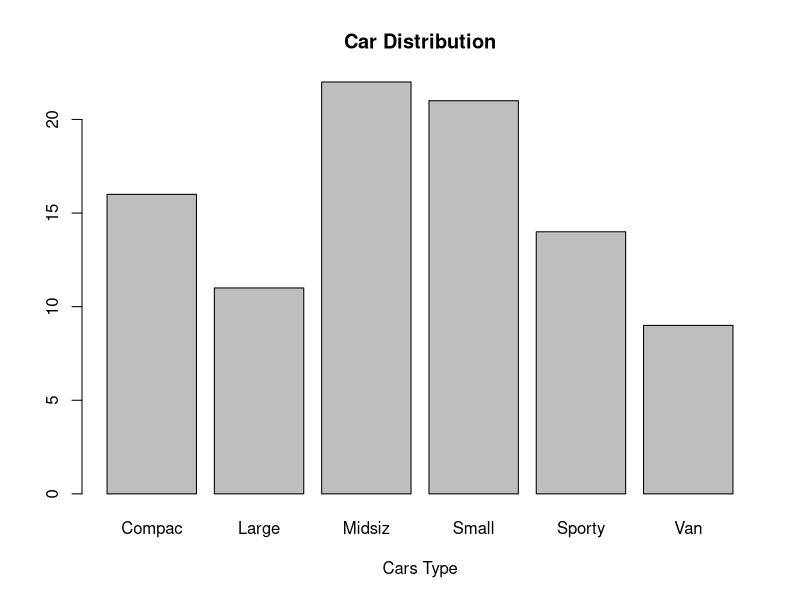
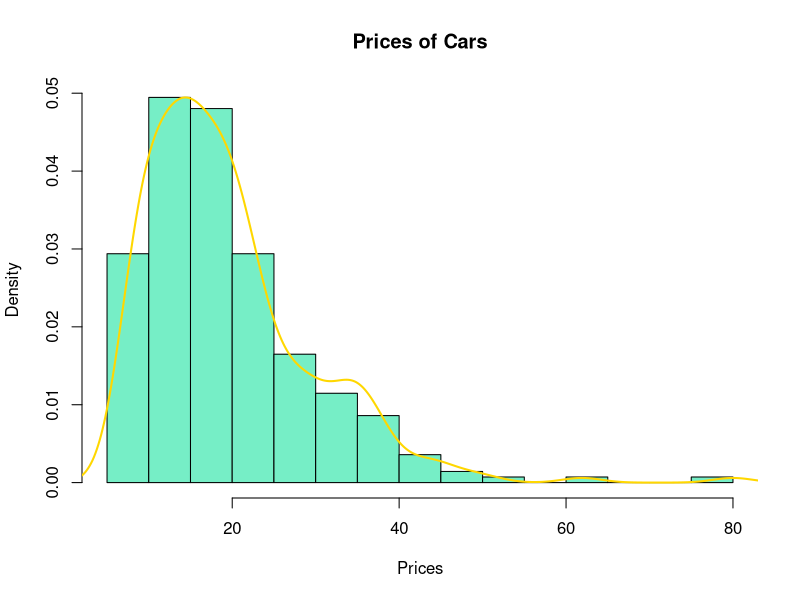
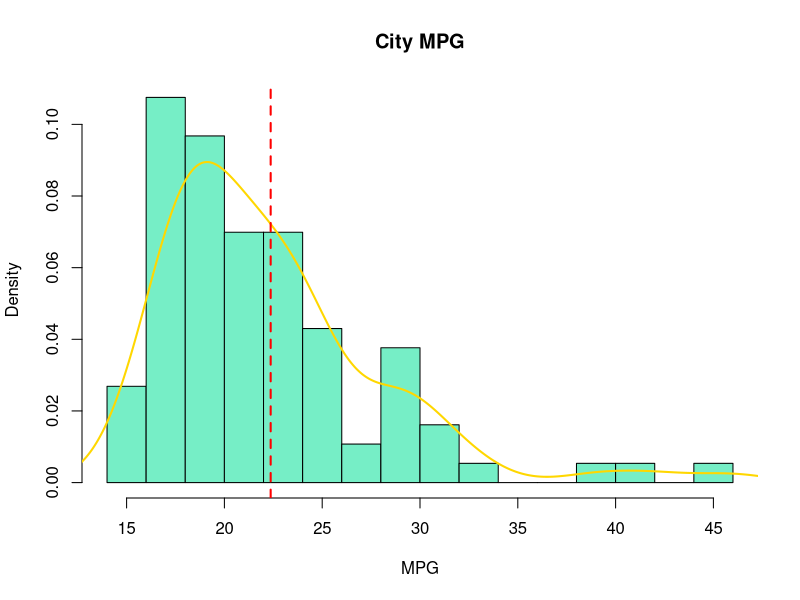
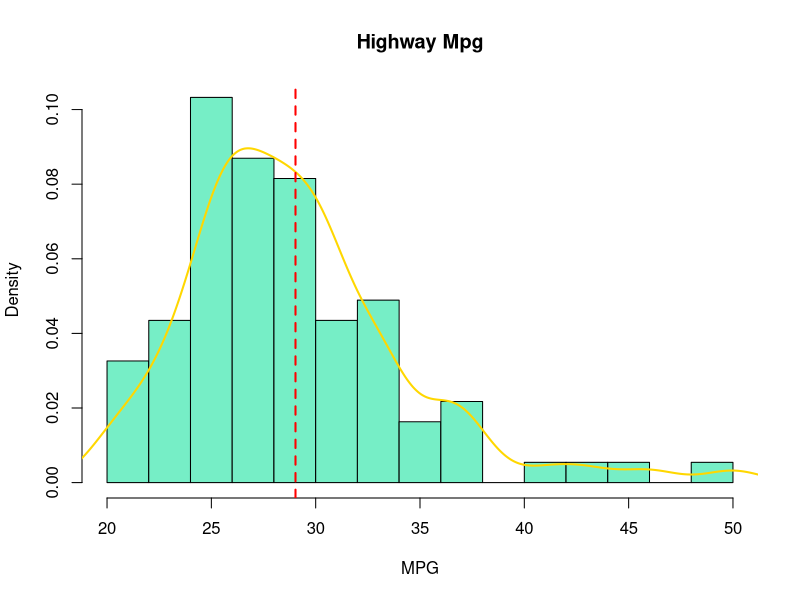
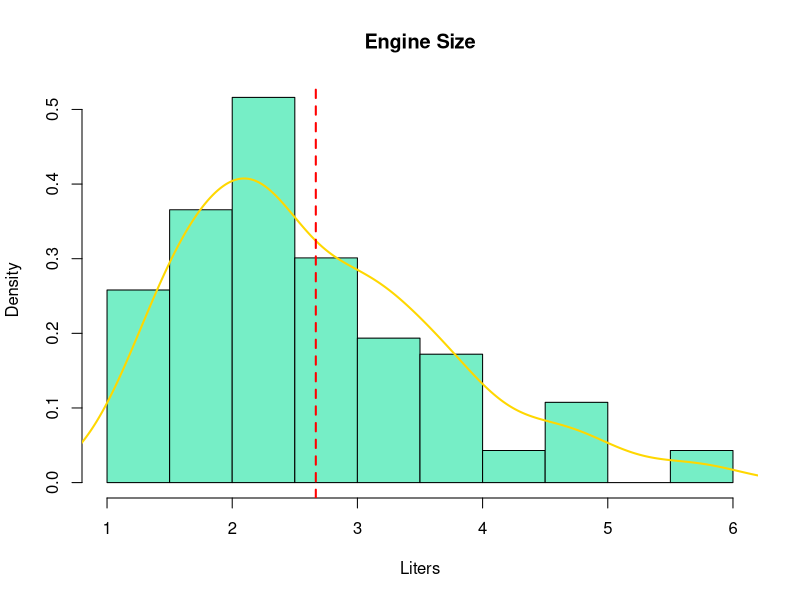
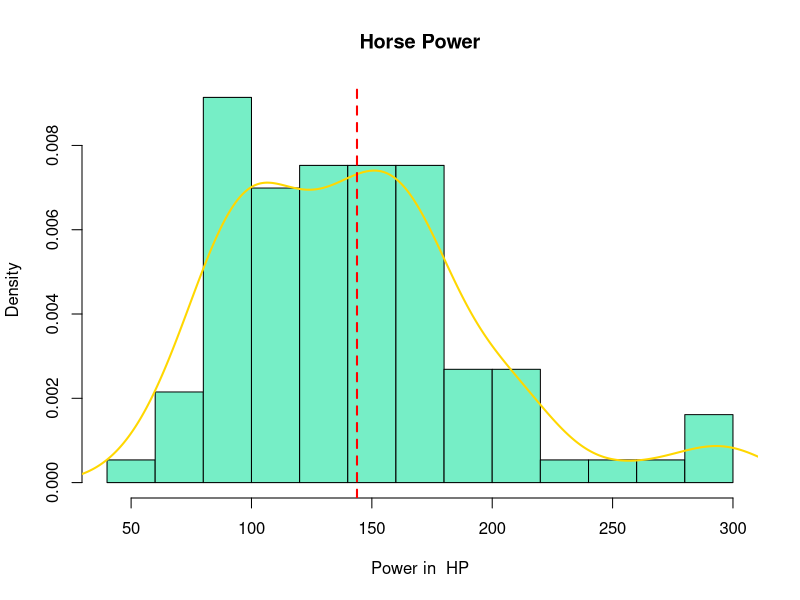
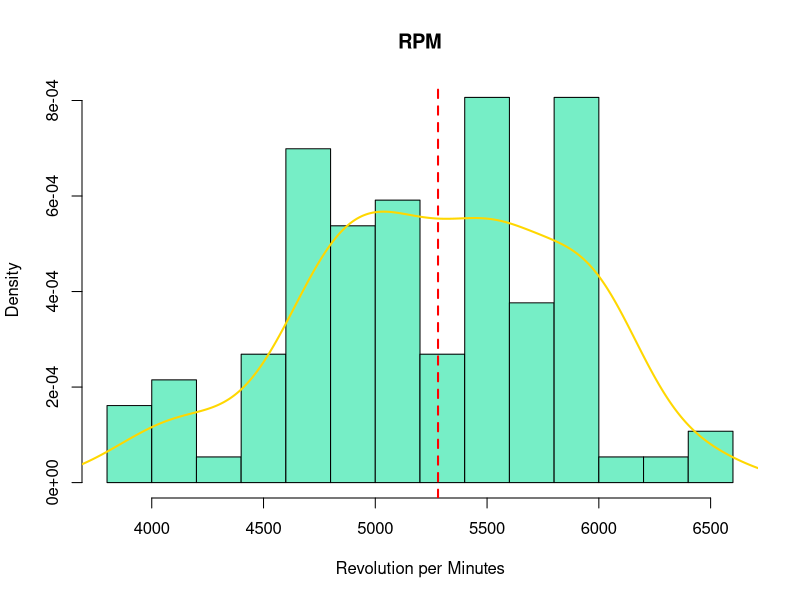
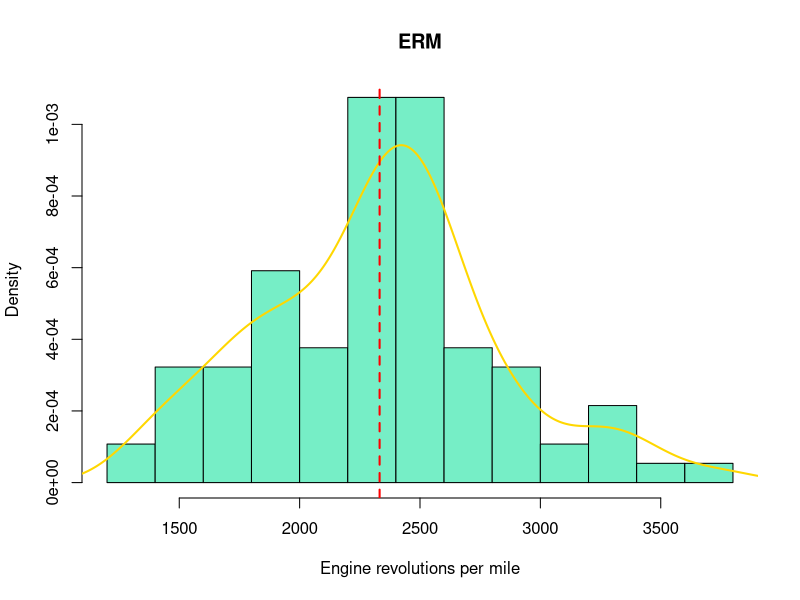

Recreate these plots in R, in order.
#Cars manufacters Barplot 
carsCsv = read.csv("93Cars_values.csv",sep = ';',stringsAsFactors=FALSE, dec=",")
counts <- table(carsCsv$Type)
barplot(counts, main="Car Distribution",xlab="Cars Type")

#Cars Price Density and hist
minimum_prices = carsCsv$MinimumPrice
maximum_prices = carsCsv$MaximumPrice
mid_prices = carsCsv$MidrangePrice
prices <- c(minimum_prices, maximum_prices, mid_prices)
hist(prices,breaks=20,main="Prices of Cars",prob = TRUE, xlab="Prices",col="aquamarine2")
lines(density(prices), # density plot
      lwd = 2, # thickness of line
      col = "gold1")

#City Mpg Density
crValues = carsCsv$CityMPG
hist(crValues,breaks=15,main="City MPG",prob = TRUE, xlab="MPG",col="aquamarine2")
lines(density(crValues), # density plot
      lwd = 2, # thickness of line
      col = "gold1")
abline(v=mean(crValues),col ="red",lty=2,lwd=2)


#Highway Mpg Density
crValues = carsCsv$HighwayMPG
hist(crValues,breaks=15,main="Highway Mpg",prob = TRUE, xlab="MPG",col="aquamarine2")
lines(density(crValues,na.rm=TRUE), # density plot
      lwd = 2, # thickness of line
      col = "gold1")
abline(v=mean(crValues, na.rm=TRUE),col ="red",lty=2,lwd=2)

#Engine Size Density 
crValues = carsCsv$EngineSize
hist(crValues,breaks=15,main="Engine Size",prob = TRUE, xlab="Liters",col="aquamarine2")
lines(density(crValues,na.rm=TRUE), # density plot
      lwd = 2, # thickness of line
      col = "gold1")
abline(v=mean(crValues, na.rm=TRUE),col ="red",lty=2,lwd=2)


#Horse Power Density 
crValues = carsCsv$Horsepower
hist(crValues,breaks=15,main="Horse Power",prob = TRUE, xlab="Power in  HP",col="aquamarine2")
lines(density(crValues,na.rm=TRUE), # density plot
      lwd = 2, # thickness of line
      col = "gold1")
abline(v=mean(crValues, na.rm=TRUE),col ="red",lty=2,lwd=2)

#RPM Density
crValues = carsCsv$RPM
hist(crValues,breaks=15,main="RPM",prob = TRUE, xlab="Revolution per Minutes",col="aquamarine2")
lines(density(crValues,na.rm=TRUE), # density plot
      lwd = 2, # thickness of line
      col = "gold1")
abline(v=mean(crValues, na.rm=TRUE),col ="red",lty=2,lwd=2)

#ERM Density
crValues = carsCsv$ERM
hist(crValues,breaks=15,main="ERM",prob = TRUE, xlab="Engine revolutions per mile",col="aquamarine2")
lines(density(crValues,na.rm=TRUE), # density plot
      lwd = 2, # thickness of line
      col = "gold1")
abline(v=mean(crValues, na.rm=TRUE),col ="red",lty=2,lwd=2)


#Fuel Capacity
crValues = carsCsv$FuelTankCapacity
hist(crValues,breaks=15,main="Fuel Tank Capacity",prob = TRUE, xlab="Capacity in Gallons",col="aquamarine2")
lines(density(crValues,na.rm=TRUE), # density plot
      lwd = 2, # thickness of line
      col = "gold1")
abline(v=mean(crValues, na.rm=TRUE),col ="red",lty=2,lwd=2)

#Passengers Pie
crValues = carsCsv$Passengers
pie(table(crValues),main = "Passengers Per Car")

#Length Density
crValues = carsCsv$Length
hist(crValues,breaks=15,main="Car Length",prob = TRUE, xlab="Length in Inches",col="aquamarine2")
lines(density(crValues,na.rm=TRUE), # density plot
      lwd = 2, # thickness of line
      col = "gold1")
abline(v=mean(crValues, na.rm=TRUE),col ="red",lty=2,lwd=2)

#Width Density
crValues = carsCsv$Width
hist(crValues,breaks=15,main="Car Width",prob = TRUE, xlab="Width in Inches",col="aquamarine2")
lines(density(crValues,na.rm=TRUE), # density plot
      lwd = 2, # thickness of line
      col = "gold1")
abline(v=mean(crValues, na.rm=TRUE),col ="red",lty=2,lwd=2)


#Weight Density
crValues = carsCsv$Width
hist(crValues,breaks=15,main="Car Weights",prob = TRUE, xlab="Weights in Pounds",col="aquamarine2")
lines(density(crValues,na.rm=TRUE), # density plot
      lwd = 2, # thickness of line
      col = "gold1")
abline(v=mean(crValues, na.rm=TRUE),col ="red",lty=2,lwd=2)

#Total AvgMPG
crValues = carsCsv$TotalAvgMPG
hist(crValues,breaks=15,main="Total Average MPG",prob = TRUE, xlab="Average City & Highway Miles per gallon",col="aquamarine2")
lines(density(crValues,na.rm=TRUE), # density plot
      lwd = 2, # thickness of line
      col = "gold1")
abline(v=mean(crValues, na.rm=TRUE),col ="red",lty=2,lwd=2)

#Domestic Pie
crValues = carsCsv$Domestic
labels <- c("non-U.S. manufacturer ", "U.S. manufacturer")
pie(table(crValues),main = "U.S. Manufacters",labels)

  